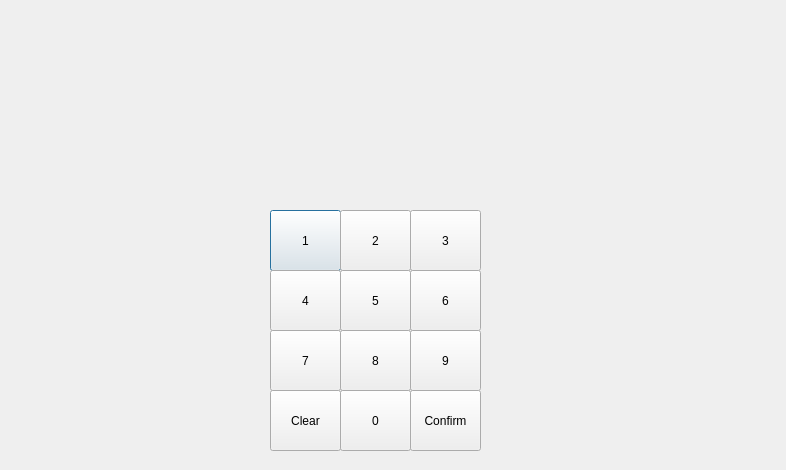
<?xml version="1.0" encoding="UTF-8"?>
<ui version="4.0">
 <class>LoginPage</class>
 <widget class="QDialog" name="LoginPage">
  <property name="geometry">
   <rect>
    <x>0</x>
    <y>0</y>
    <width>786</width>
    <height>470</height>
   </rect>
  </property>
  <property name="windowTitle">
   <string>Dialog</string>
  </property>
  <widget class="QPushButton" name="pb1">
   <property name="geometry">
    <rect>
     <x>270</x>
     <y>210</y>
     <width>71</width>
     <height>61</height>
    </rect>
   </property>
   <property name="text">
    <string>1</string>
   </property>
  </widget>
  <widget class="QPushButton" name="pb2">
   <property name="geometry">
    <rect>
     <x>340</x>
     <y>210</y>
     <width>71</width>
     <height>61</height>
    </rect>
   </property>
   <property name="text">
    <string>2</string>
   </property>
  </widget>
  <widget class="QPushButton" name="pb3">
   <property name="geometry">
    <rect>
     <x>410</x>
     <y>210</y>
     <width>71</width>
     <height>61</height>
    </rect>
   </property>
   <property name="text">
    <string>3</string>
   </property>
  </widget>
  <widget class="QPushButton" name="pb5">
   <property name="geometry">
    <rect>
     <x>340</x>
     <y>270</y>
     <width>71</width>
     <height>61</height>
    </rect>
   </property>
   <property name="text">
    <string>5</string>
   </property>
  </widget>
  <widget class="QPushButton" name="pb6">
   <property name="geometry">
    <rect>
     <x>410</x>
     <y>270</y>
     <width>71</width>
     <height>61</height>
    </rect>
   </property>
   <property name="text">
    <string>6</string>
   </property>
  </widget>
  <widget class="QPushButton" name="pb4">
   <property name="geometry">
    <rect>
     <x>270</x>
     <y>270</y>
     <width>71</width>
     <height>61</height>
    </rect>
   </property>
   <property name="text">
    <string>4</string>
   </property>
  </widget>
  <widget class="QPushButton" name="pb7">
   <property name="geometry">
    <rect>
     <x>270</x>
     <y>330</y>
     <width>71</width>
     <height>61</height>
    </rect>
   </property>
   <property name="text">
    <string>7</string>
   </property>
  </widget>
  <widget class="QPushButton" name="pb8">
   <property name="geometry">
    <rect>
     <x>340</x>
     <y>330</y>
     <width>71</width>
     <height>61</height>
    </rect>
   </property>
   <property name="text">
    <string>8</string>
   </property>
  </widget>
  <widget class="QPushButton" name="pb9">
   <property name="geometry">
    <rect>
     <x>410</x>
     <y>330</y>
     <width>71</width>
     <height>61</height>
    </rect>
   </property>
   <property name="text">
    <string>9</string>
   </property>
  </widget>
  <widget class="QPushButton" name="pb0">
   <property name="geometry">
    <rect>
     <x>340</x>
     <y>390</y>
     <width>71</width>
     <height>61</height>
    </rect>
   </property>
   <property name="text">
    <string>0</string>
   </property>
  </widget>
  <widget class="QPushButton" name="pbConfirm">
   <property name="geometry">
    <rect>
     <x>410</x>
     <y>390</y>
     <width>71</width>
     <height>61</height>
    </rect>
   </property>
   <property name="text">
    <string>Confirm</string>
   </property>
  </widget>
  <widget class="QPushButton" name="pbClear">
   <property name="geometry">
    <rect>
     <x>270</x>
     <y>390</y>
     <width>71</width>
     <height>61</height>
    </rect>
   </property>
   <property name="text">
    <string>Clear</string>
   </property>
  </widget>
  <widget class="QLabel" name="lblCode">
   <property name="geometry">
    <rect>
     <x>276</x>
     <y>90</y>
     <width>201</width>
     <height>61</height>
    </rect>
   </property>
   <property name="text">
    <string/>
   </property>
  </widget>
 </widget>
 <resources/>
 <connections/>
</ui>
